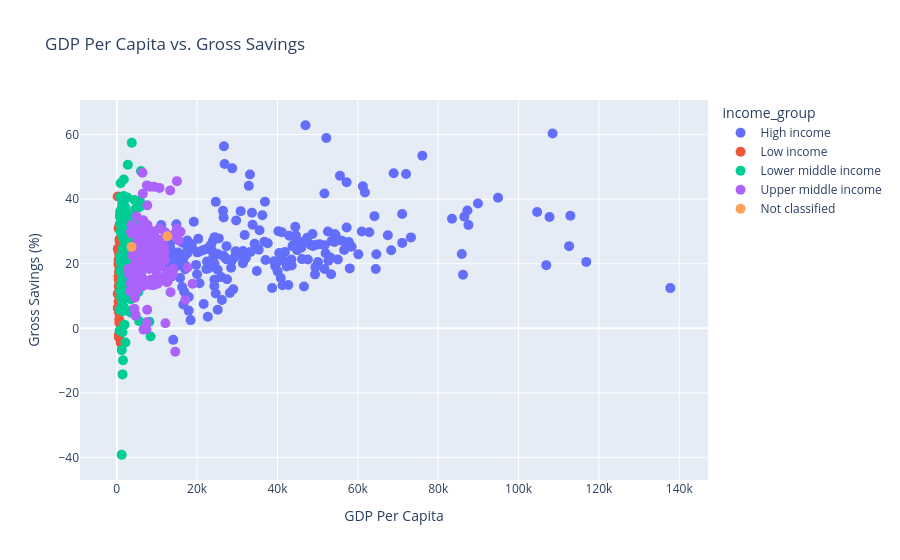

The cell this chart's notebook holds for it:
### Markdown cell above
### Adding interactive elements

### Code cell
# Create an interactive scatter plot
fig = px.scatter(economies, x='gdp_percapita', y='gross_savings', color='income_group',
                 hover_name='code', title='GDP Per Capita vs. Gross Savings',
                 labels={'gdp_percapita': 'GDP Per Capita', 'gross_savings': 'Gross Savings (%)'})

# Add hover, zoom, and selection tools
fig.update_traces(marker=dict(size=10), selector=dict(mode='markers'));
fig.update_layout(hovermode='closest');

fig.show();

### Figure 1 — Plotly figure (JSON) as saved in the notebook; plotly's stock layout.template omitted (floating-point values rounded to 4 significant figures; data arrays with more than 128 entries replaced by an {"elided": "..."} marker saying what was removed)
{"data": [{"hovertemplate": "<b>%{hovertext}</b><br><br>income_group=High income<br>GDP Per Capita=%{x}<br>Gross Savings (%)=%{y}<extra></extra>", "hovertext": {"elided": "240 str values"}, "legendgroup": "High income", "marker": {"color": "#636efa", "size": 10, "symbol": "circle"}, "mode": "markers", "name": "High income", "orientation": "v", "showlegend": true, "type": "scatter", "x": {"elided": "240 float values"}, "xaxis": "x", "y": {"elided": "240 float values"}, "yaxis": "y"}, {"hovertemplate": "<b>%{hovertext}</b><br><br>income_group=Low income<br>GDP Per Capita=%{x}<br>Gross Savings (%)=%{y}<extra></extra>", "hovertext": ["AFG", "AFG", "AFG", "AFG", "BDI", "BDI", "BDI", "BDI", "BFA", "BFA", "BFA", "BFA", "CAF", "CAF", "CAF", "CAF", "COD", "COD", "COD", "COD", "ERI", "ERI", "ERI", "ERI", "ETH", "ETH", "ETH", "ETH", "GMB", "GMB", "GMB", "GMB", "GNB", "GNB", "GNB", "GNB", "LBR", "LBR", "LBR", "LBR", "MDG", "MDG", "MDG", "MDG", "MLI", "MLI", "MLI", "MLI", "MOZ", "MOZ", "MOZ", "MOZ", "MWI", "MWI", "MWI", "MWI", "NER", "NER", "NER", "NER", "RWA", "RWA", "RWA", "RWA", "SDN", "SDN", "SDN", "SDN", "SLE", "SLE", "SLE", "SLE", "SOM", "SOM", "SOM", "SOM", "SYR", "SYR", "SYR", "SYR", "TCD", "TCD", "TCD", "TCD", "TGO", "TGO", "TGO", "TGO", "UGA", "UGA", "UGA", "UGA", "YEM", "YEM", "YEM", "YEM"], "legendgroup": "Low income", "marker": {"color": "#EF553B", "size": 10, "symbol": "circle"}, "mode": "markers", "name": "Low income", "orientation": "v", "showlegend": true, "type": "scatter", "x": [651.4, 522.1, 510.8, 416.9, 231.1, 232.9, 252.7, 216.2, 731.5, 663.7, 825.2, 982.5, 544.4, 387.2, 462.9, 516.2, 409.9, 459.8, 486.4, 692.9, NaN, NaN, NaN, NaN, 452.1, 641.7, 829.8, 1134.0, 692.6, 650.1, 720.3, 871.3, 635.5, 679.7, 846.9, 998.4, 638.4, 714.6, 616.8, 851.5, 493.5, 454.0, 450.8, 550.4, 872.5, 872.5, 953.2, 1093.0, 685.7, 441.5, 462.4, 657.0, 558.5, 450.5, 602.5, 522.4, 528.5, 499.9, 575.5, 729.9, 697.8, 721.3, 802.6, 1060.0, 1019.0, 1033.0, 577.8, 984.6, 937.5, 844.4, 845.3, 806.7, 350.3, 460.9, 518.2, 629.5, 1898.0, 656.3, 593.9, NaN, 1354.0, 861.8, 866.9, 980.7, 813.6, 843.1, 961.2, 1266.0, 795.2, 752.7, 845.8, 1078.0, 1245.0, 975.4, NaN, NaN], "xaxis": "x", "y": [NaN, NaN, -2.738, NaN, 10.65, 6.31, 24.6, 40.83, 18.06, 13.45, 20.56, 15.89, NaN, NaN, NaN, NaN, 20.09, 21.38, 19.59, 27.56, NaN, NaN, NaN, NaN, 30.91, 31.79, 27.75, 19.67, 15.72, 19.91, 26.89, 25.93, 5.173, 15.85, 23.57, 19.08, NaN, NaN, NaN, NaN, 12.88, 16.1, 8.178, 17.53, 18.77, 21.09, 18.59, 15.08, 10.46, 6.759, 15.08, 1.706, NaN, NaN, 2.675, -1.989, 23.31, 23.49, 19.82, 17.47, 13.88, 10.67, 15.19, 22.78, 9.957, 9.513, 4.65, NaN, 17.5, 13.46, 10.55, 19.18, NaN, NaN, NaN, NaN, NaN, NaN, NaN, NaN, NaN, NaN, NaN, NaN, 12.54, 13.52, 19.53, NaN, 18.54, 24.2, 21.81, 24.7, 8.051, -4.507, NaN, NaN], "yaxis": "y"}, {"hovertemplate": "<b>%{hovertext}</b><br><br>income_group=Lower middle income<br>GDP Per Capita=%{x}<br>Gross Savings (%)=%{y}<extra></extra>", "hovertext": {"elided": "212 str values"}, "legendgroup": "Lower middle income", "marker": {"color": "#00cc96", "size": 10, "symbol": "circle"}, "mode": "markers", "name": "Lower middle income", "orientation": "v", "showlegend": true, "type": "scatter", "x": {"elided": "212 float values"}, "xaxis": "x", "y": {"elided": "212 float values"}, "yaxis": "y"}, {"hovertemplate": "<b>%{hovertext}</b><br><br>income_group=Upper middle income<br>GDP Per Capita=%{x}<br>Gross Savings (%)=%{y}<extra></extra>", "hovertext": {"elided": "196 str values"}, "legendgroup": "Upper middle income", "marker": {"color": "#ab63fa", "size": 10, "symbol": "circle"}, "mode": "markers", "name": "Upper middle income", "orientation": "v", "showlegend": true, "type": "scatter", "x": {"elided": "196 float values"}, "xaxis": "x", "y": {"elided": "196 float values"}, "yaxis": "y"}, {"hovertemplate": "<b>%{hovertext}</b><br><br>income_group=Not classified<br>GDP Per Capita=%{x}<br>Gross Savings (%)=%{y}<extra></extra>", "hovertext": ["VEN", "VEN", "VEN", "VEN"], "legendgroup": "Not classified", "marker": {"color": "#FFA15A", "size": 10, "symbol": "circle"}, "mode": "markers", "name": "Not classified", "orientation": "v", "showlegend": true, "type": "scatter", "x": [12580.0, 3671.0, 1506.0, 4244.0], "xaxis": "x", "y": [28.54, 25.22, NaN, NaN], "yaxis": "y"}], "layout": {"hovermode": "closest", "legend": {"title": {"text": "income_group"}, "tracegroupgap": 0}, "title": {"text": "GDP Per Capita vs. Gross Savings"}, "xaxis": {"anchor": "y", "domain": [0.0, 1.0], "title": {"text": "GDP Per Capita"}}, "yaxis": {"anchor": "x", "domain": [0.0, 1.0], "title": {"text": "Gross Savings (%)"}}}}
